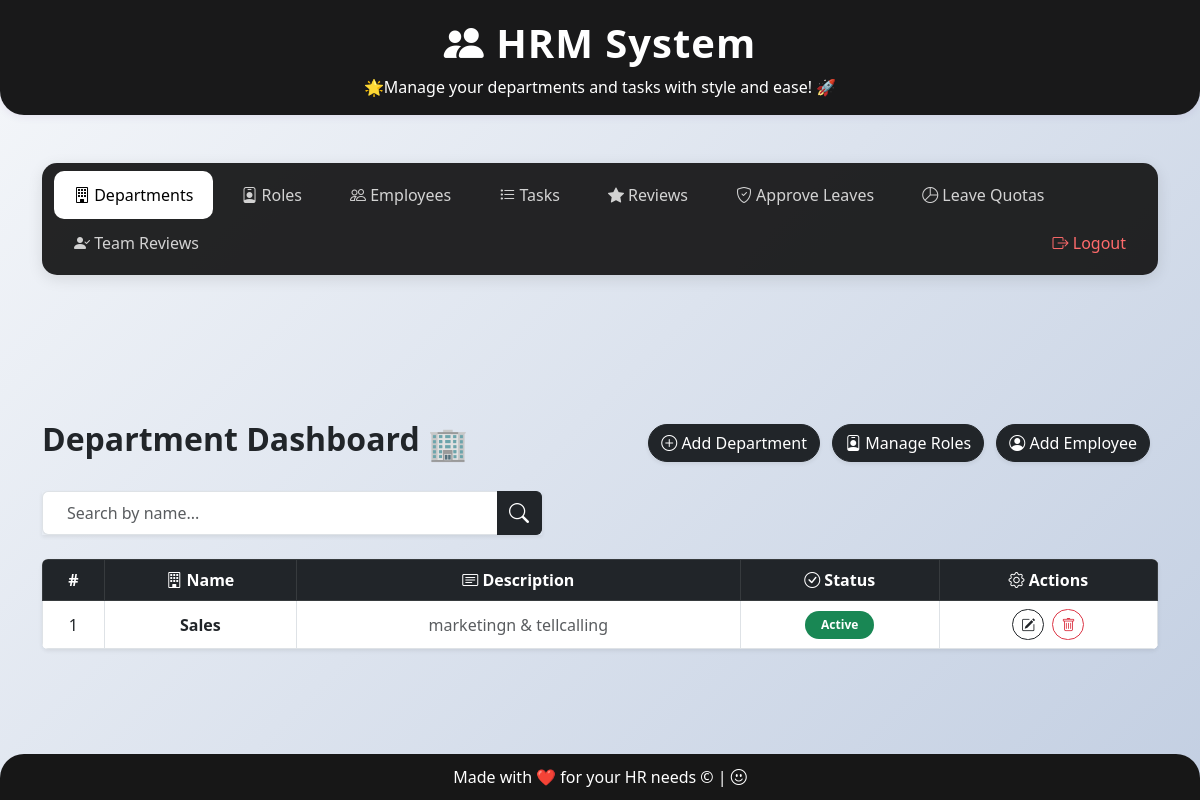
The app's page /departments/ (signed in) with its own data.
### department/models.py (models this page shows, shortened)
class Department(models.Model):
    id = models.BigAutoField(primary_key=True)
    dept_name = models.CharField(max_length=100)
    description = models.CharField(max_length=300)
    created_at = models.DateTimeField(auto_now_add=True)
    updated_at = models.DateTimeField(auto_now=True)
    status = models.BooleanField(default=True)

### department/views.py (the view)
    def wrapper(request, *args, **kwargs):
        if not is_admin_user(request):
            messages.error(request, 'Access denied. Admin privileges required.')
            return redirect('employee_login')
        return view_func(request, *args, **kwargs)

### department/views.py (called while the page is built)
def is_admin_user(request):
    return request.user.is_authenticated and request.user.is_superuser

def admin_only(view_func):
    def wrapper(request, *args, **kwargs):
        if not is_admin_user(request):
            messages.error(request, 'Access denied. Admin privileges required.')
            return redirect('employee_login')
        return view_func(request, *args, **kwargs)
    return wrapper

@admin_only
def department_dashboard(request):
    departments = Department.objects.filter(status=True)
    query = request.GET.get("search", "")
    if query:
        departments = departments.filter(
            dept_name__icontains=query
        ) | departments.filter(
            description__icontains=query
        )
    return render(request, "department/dashboard.html", {"departments": departments, "search": query})

### templates/department/dashboard.html
{% extends "base.html" %} {% block extra_head %}
<link
  rel="stylesheet"
  href="https://cdn.jsdelivr.net/npm/bootstrap-icons@1.10.5/font/bootstrap-icons.css"
/>
{% endblock %} {% block content %}
<div class="d-flex align-items-center justify-content-between mb-4">
  <div class="d-flex align-items-center">
    <h2 class="me-2 text-dark fw-bold">Department Dashboard</h2>
    <span class="fs-2">🏢</span>
  </div>
  <div>
    <a
      href="{% url 'add_department' %}"
      class="btn btn-dark shadow-sm me-2"
      style="border-radius: 30px"
    >
      <i class="bi bi-plus-circle"></i> Add Department
    </a>
    <a
      href="{% url 'role_dashboard' %}"
      class="btn btn-dark shadow-sm me-2"
      style="border-radius: 30px"
    >
      <i class="bi bi-person-badge"></i> Manage Roles
    </a>
    <a
      href="{% url 'employee_dashboard' %}"
      class="btn btn-dark shadow-sm me-2"
      style="border-radius: 30px"
    >
      <i class="bi bi-person-circle"></i> Add Employee
    </a>
  </div>
</div>
<form
  method="get"
  class="input-group mb-4 shadow-sm"
  style="max-width: 500px"
>
  <input
    type="text"
    name="search"
    value="{{ search }}"
    class="form-control px-4 py-2 border-end-0"
    placeholder="Search by name..."
    style="font-size: 1rem"
  />
  <button class="btn btn-dark border-start-0" type="submit">
    <i class="bi bi-search fs-5"></i>
  </button>
</form>
<div class="table-responsive rounded shadow-sm">
  <table
    class="table table-bordered table-hover align-middle mb-0"
    style="background-color: #ffffff"
  >
    <thead class="table-dark">
      <tr class="text-center">
        <th>#</th>
        <th><i class="bi bi-building"></i> Name</th>
        <th><i class="bi bi-card-text"></i> Description</th>
        <th><i class="bi bi-check-circle"></i> Status</th>
        <th><i class="bi bi-gear"></i> Actions</th>
      </tr>
    </thead>
    <tbody>
      {% for dept in departments %}
      <tr class="text-center">
        <td>{{ forloop.counter }}</td>
        <td class="fw-semibold text-capitalize text-dark">
          {{ dept.dept_name }}
        </td>
        <td class="text-muted">{{ dept.description }}</td>
        <td>
          {% if dept.status %}
          <span class="badge bg-success px-3 py-2 rounded-pill">Active</span>
          {% else %}
          <span class="badge bg-danger px-3 py-2 rounded-pill"
            >Inactive</span
          >
          {% endif %}
        </td>
        <td>
          <a
            href="{% url 'edit_department' dept.id %}"
            class="btn btn-sm btn-outline-dark rounded-pill me-1"
          >
            <i class="bi bi-pencil-square"></i>
          </a>
          <a
            href="{% url 'delete_department' dept.id %}"
            class="btn btn-sm btn-outline-danger rounded-pill"
          >
            <i class="bi bi-trash"></i>
          </a>
        </td>
      </tr>
      {% empty %}
      <tr>
        <td colspan="5" class="text-center text-muted py-4">
          😕 No departments found.
        </td>
      </tr>
      {% endfor %}
    </tbody>
  </table>
</div>
{% endblock %}

### templates/base.html (style rules this page uses)
html { height: 100%; background: linear-gradient(135deg, #f5f7fa 0%, #c3cfe2 100%); background-attachment: fixed; background-repeat: no-repeat; background-size: cover; }
body { min-height: 100%; margin: 0; display: flex; flex-direction: column; background: transparent; }

### records on screen
Department: dept_name "Sales", description "marketingn & tellcalling", status "Active"
